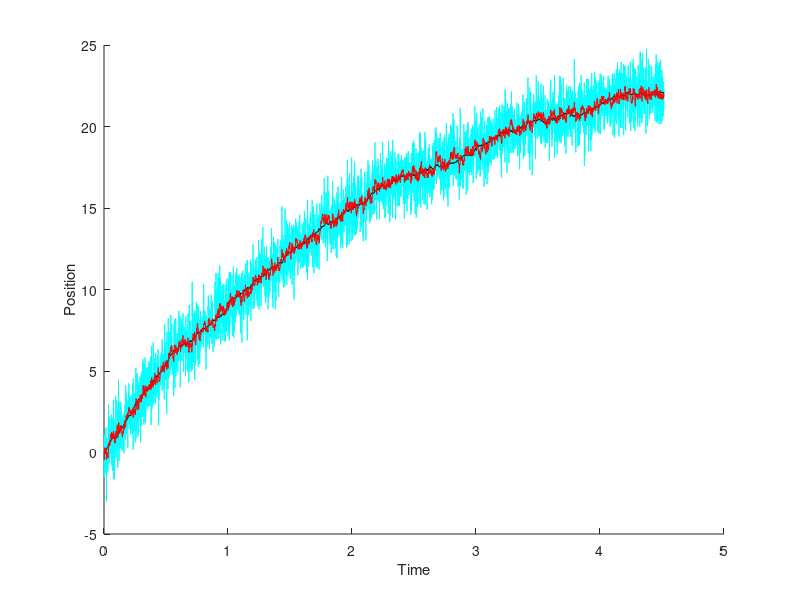

MATLAB code to generate this figure:
% Process noise covariance matrix. Represents system noisiness
varQ = 0.02;
Q = [varQ 0; 0 varQ];

% Measurement noise covariance matrix. Represents measurement noisiness
varR = 1;
R = [varR 0; 0 varR];

% Start time and time step
t = 0;
dt = 0.001;

% Real, estimated, and modeled <position, vecocity> state vectors
x = [0; 10];
xHat = [0; 10];
xModel = [0; 10];

% State update matrix
F = [1 dt; 0 1];

% Control input matrix
B = [dt^2/2; dt];

% Measurement-state transformation
H = [1 0; 0 1];

% Error covariance matrix
P = [1 0; 0 1];

% Data lists
times = [];
states = [];
measurements = [];
outputs = [];
model = [];

% Loop until car comes to a complete stop (velocity = 0)
while x(2) > 0
    % State update
    t = t + dt;
    u = -2; % Braking force applied at this time step

    x = F*x + B*u + normrnd(0, diag(Q));
    times = [times t];
    states = [states x];
    
    % Model
    xModel = F*xModel + B*u;
    model = [model xModel];
    
    % Predict
    xHat = F*xHat + B*u;
    P = F*P*F.' + Q;
    
    % Kalman gain
    K = P*H.'*inv(H*P*H.' + R);
    
    % Measurement
    z = H * x + normrnd(0, diag(R));
    measurements = [measurements z];
    
    % Update
    xHat = xHat + K*(z - H*xHat);
    P = (eye(2) - K*H)*P;
    
    outputs = [outputs xHat];
end

hold on;

% Position
plot(times, measurements(1,:), 'cyan');
% plot(times, model(1,:), 'b');
plot(times, states(1,:), 'black');
plot(times, outputs(1,:), 'r');


% Velocity
% plot(times, measurements(2,:), 'y');
% plot(times, outputs(2,:), 'r');
% plot(times, model(2,:), 'b');
% plot(times, states(2,:), 'black');

xlabel('Time');
ylabel('Position')
%legend('Measurement','Model', 'Reality', 'Kalman Output')




